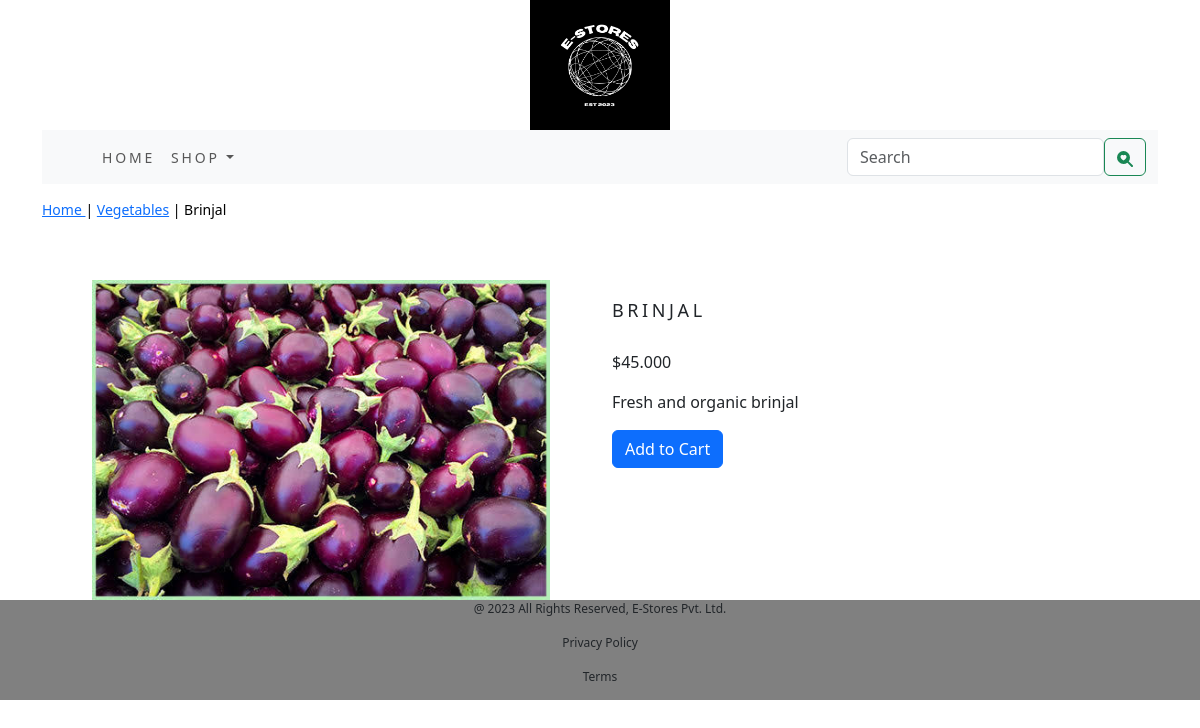
Screenshot of /Ecomapp/vegetables/brinjal/ with the database file from the repository.
### Ecomapp/models.py (models this page shows, shortened)
class Products(models.Model):
    name = models.CharField(max_length=250, unique=True)
    slug = models.SlugField(max_length=250, unique=True)
    desc = models.TextField(blank=True)
    price = models.DecimalField(max_digits=10, decimal_places=3)
    category = models.ForeignKey(Category,on_delete=models.CASCADE)
    image = models.ImageField(upload_to='prodimages',blank=True)
    stock = models.IntegerField()
    avail = models.BooleanField(default=True)
    created = models.DateTimeField(auto_now_add=True)
    updated = models.DateTimeField(auto_now_add=True)
    class Meta:
        ordering = ('name',)
        verbose_name = 'product'
        verbose_name_plural = 'products'

class Category(models.Model):
    name = models.CharField(max_length=250,unique=True)
    slug = models.SlugField(max_length=500, unique=True)
    desc = models.TextField(blank=True)
    image = models.ImageField(upload_to='catimages',blank=True)
    class Meta:
        ordering=('name',)
        verbose_name = 'category'
        verbose_name_plural = 'categories'
    def get_url(self):
        return reverse('Ecomapp:productcategory', args=[self.slug])
    def __str__(self):
        return '{}'.format(self.name)

### Ecomapp/views.py (the view)
# urls.py: path('<slug:c_slug>/<slug:p_slug>/', views.productdetails, name='productdetail'),
def productdetails(request,c_slug,p_slug):
    try:
        product = Products.objects.get(category__slug=c_slug,slug=p_slug)
    except Exception as e:
        raise e
    return render(request,'product.html',{'product': product})

### Ecomapp/context_processors.py (called while the page is built)
def menu_links(request):
    links = Category.objects.all()
    return dict(links=links)

### cartapp/context_processors.py (called while the page is built)
def counter(request):
    item_count = 0
    if 'admin' in request.path:
        return {}
    else:
        try:
            cart = Cart.objects.filter(cart_id=_cart_id(request))
            cart_items=Cartitem.objects.all().filter(cart=cart[:1])
            for cart_item in cart_items:
                item_count += cart_item.quantity
        except Cart.DoesNotExist:
            item_count = 0
    return dict(item_count=item_count)

### cartapp/views.py (called while the page is built)
def _cart_id(request):
    cart = request.session.session_key
    if not cart:
        cart = request.session.create()
    return cart

### templates/product.html (shortened to what this page needs)
{% extends 'base.html' %}
{% load static %}
{% block content %}
<div class="row productrowclass">
    <div class="mx_auto">
        <p><a href="{% url 'Ecomapp:productcat' %}"> Home  </a>   |  <a href="{{product.category.get_url}}">   {{product.category}}</a> | {{product.name}}</p>
    </div>
</div>
<div class="container">
<br>
<div class="row">
    <div class="col-12 col-sm-12 col-md-12 col-lg-6 text-center">
        <div style="min-width:12rem">
            <img class="my-image" src="{{product.image.url}}" alt="{{product.name}}">
        </div>
    </div>
        <div class="col-12 col-sm-12 col-md-12 col-lg-6">
            <div>
            <h1 class="myproduct">{{product.name}}</h1>
            <p>${{product.price}}</p>
            <p class="text-justify myproductdesc">{{product.desc}}</p>
            {% if product.stock <= 0 %}
            <p class="text-justify myproduct"><b>Out of Stock</b></p>
            {% else %}
            <a class="btn btn-primary" href="{% url 'cartapp:add_cart' product.id %}">Add to Cart</a>
            {% endif %}
        </div>
    </div>
</div>
</div>
{% endblock %}

### static/css/custom.css (style rules this page uses)
.my-image { height:320px; }
.productrowclass { padding-top:15px; padding-bottom:20px; }
.productrowclass .mx_auto { color:#000; font-size:14px; text-decoration:none; }
.myproduct { font-size:18px; text-transform:uppercase; letter-spacing:.2em; padding-top:20px; padding-bottom:20px; }
.myproductdesc { padding-right:10px; }

### rows the page displays
Products: category "Vegetables", name "Brinjal", image (picture), name "BRINJAL", price "45.000", desc "Fresh and organic brinjal"
